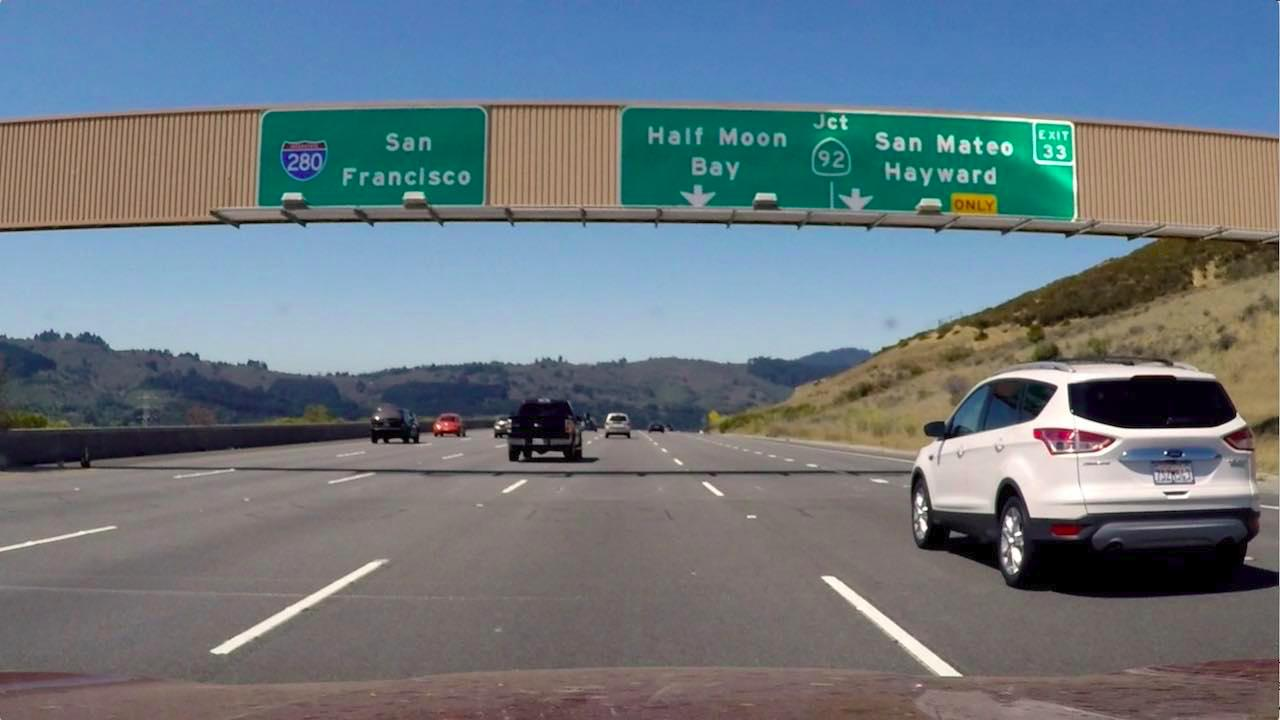
#> input picture problem/test6.jpg, 1280 x 720 px
$ python AdvancedLaneFinding_29.py
#> lines starting #> are read from the running program, lines starting #| are printed output that depends on the picture; after the words box and inside, x2 and y2 are one past the last pixel; in counts of white or black regions, pixels touching at a corner belong together
import matplotlib.pyplot as plt
import matplotlib.image as mpimg
import numpy as np
import cv2

# Read in an image, you can also try test1.jpg or test4.jpg
image = mpimg.imread('test6.jpg')
#> image is the input picture: shape (720, 1280, 3); mean R, G, B 108.3, 120.1, 127.9

# Define a function that thresholds the S-channel of HLS
# Use exclusive lower bound (>) and inclusive upper (<=)
def hls_select(img, thresh=(0, 255)):
    # 1) Convert to HLS color space
#> called with thresh = (90, 255)
    h, l, s = cv2.split(cv2.cvtColor(img, cv2.COLOR_RGB2HLS))
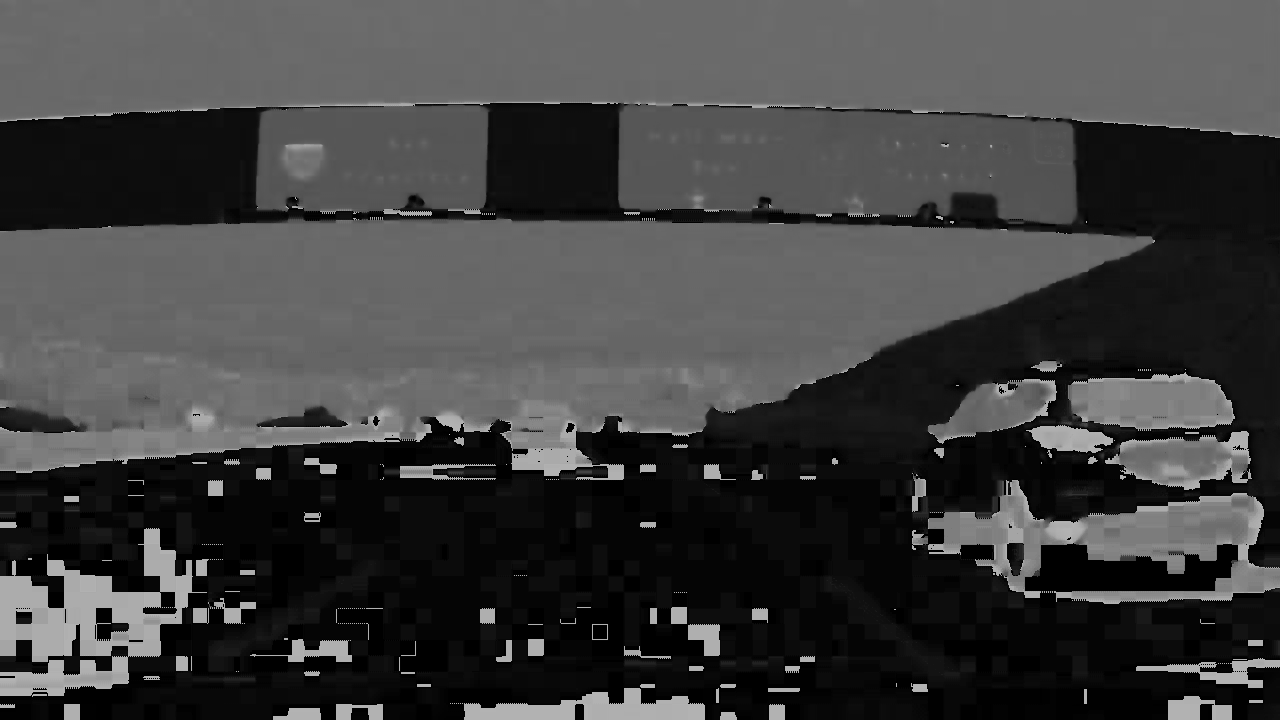
#> h: shape (720, 1280); min 0, max 180, mean 63.6
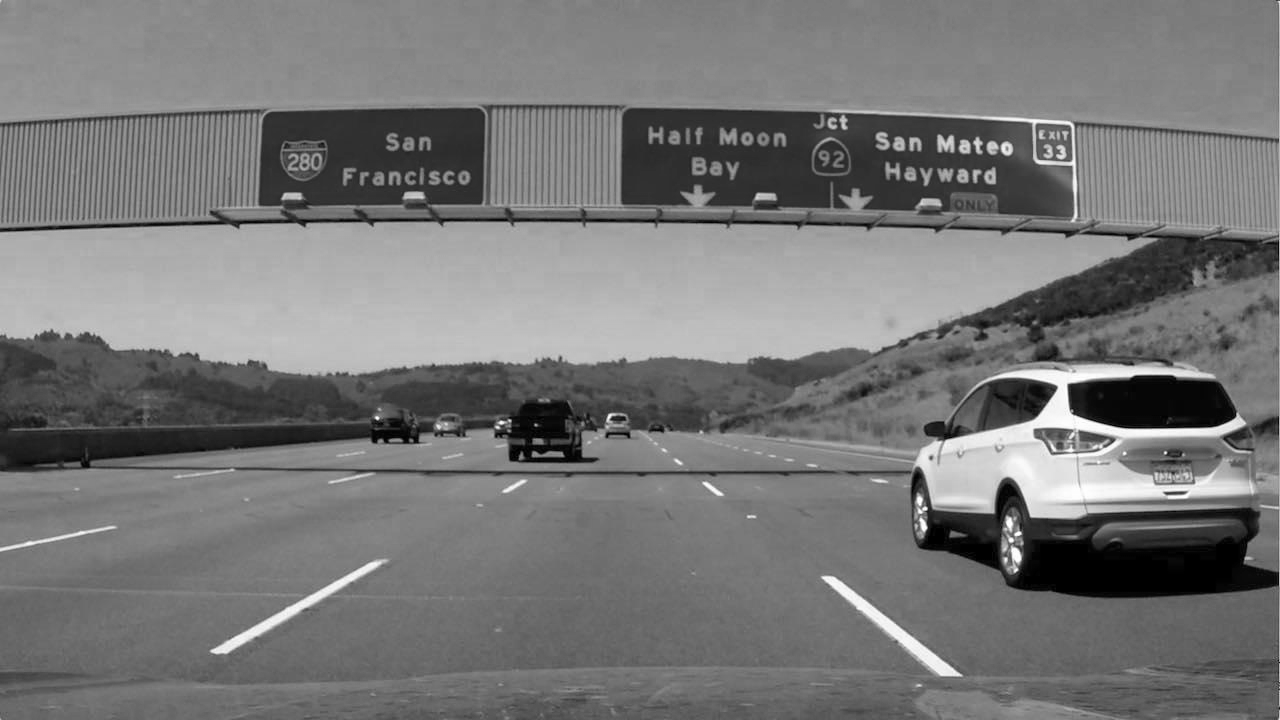
#> l: shape (720, 1280); min 0, max 255, mean 118.7
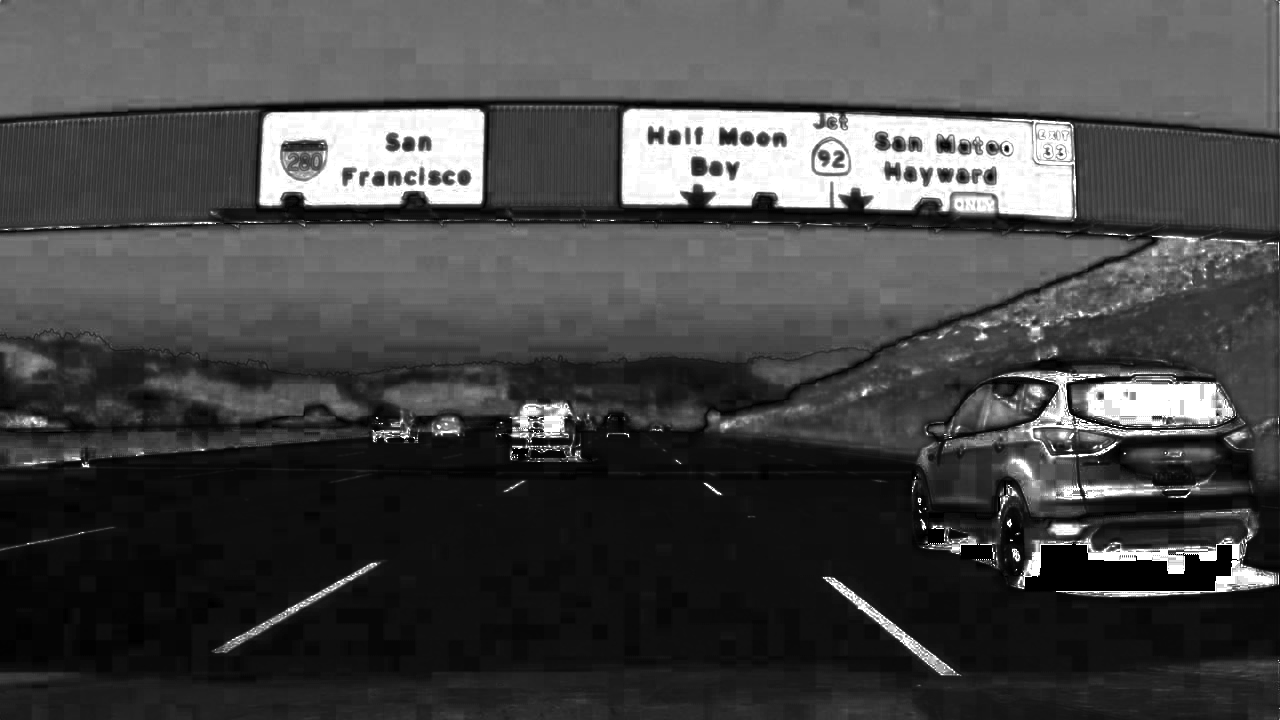
#> s: shape (720, 1280); min 0, max 255, mean 70.3
    # 2) Apply a threshold to the S channel
    binary_output = np.zeros_like(s)
    thresh_min, thresh_max = thresh
    binary_output[(s >= thresh_min) & (s <= thresh_max)] = 1
    # 3) Return a binary image of threshold result
    return binary_output

hls_binary = hls_select(image, thresh=(90, 255))
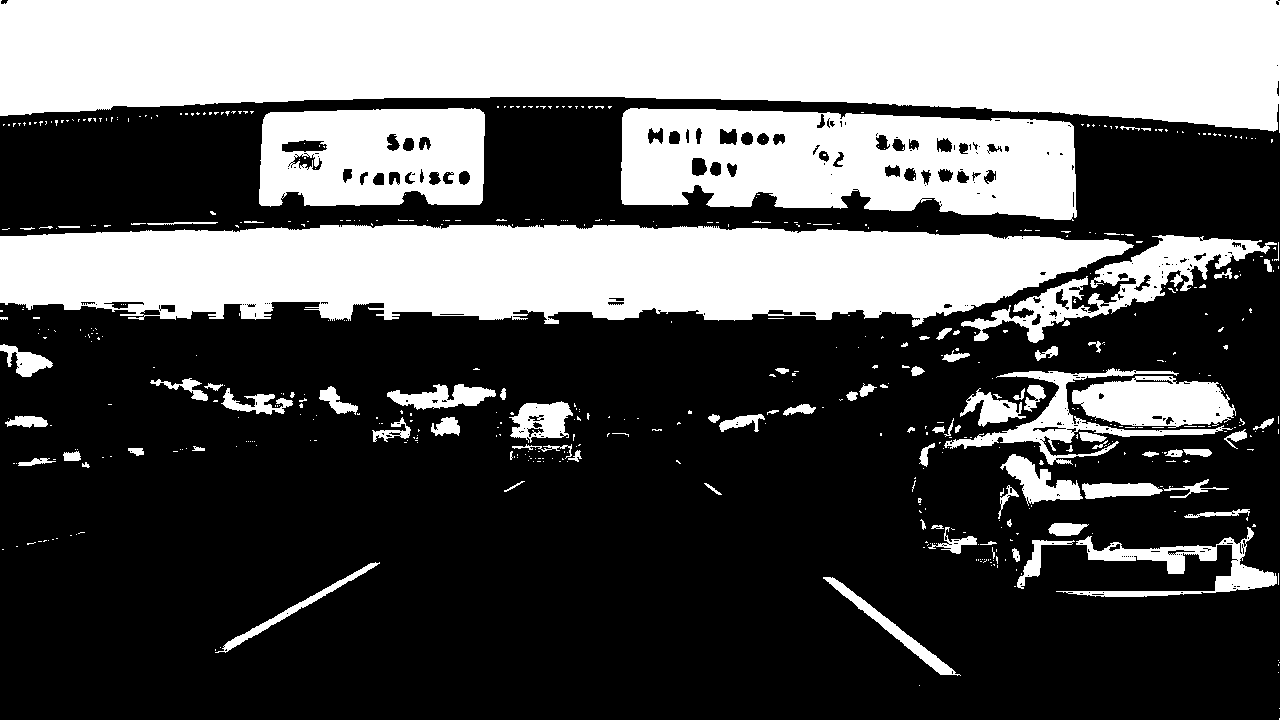
#> hls_binary: shape (720, 1280); values 0 (black) and 1 (white), 35.5% white; 566 white regions (474 under 20 px), largest, box (x1, y1, x2, y2) and area: (0, 0, 1280, 133) 135889, (0, 225, 1134, 327) 87946, (621, 108, 1077, 221) 39061

# Plot the result
f, (ax1, ax2) = plt.subplots(1, 2, figsize=(24, 9))
f.tight_layout()
ax1.imshow(image)
ax1.set_title('Original Image', fontsize=50)
ax2.imshow(hls_binary, cmap='gray')
ax2.set_title('Thresholded S', fontsize=50)
plt.subplots_adjust(left=0., right=1, top=0.9, bottom=0.)
plt.show()
